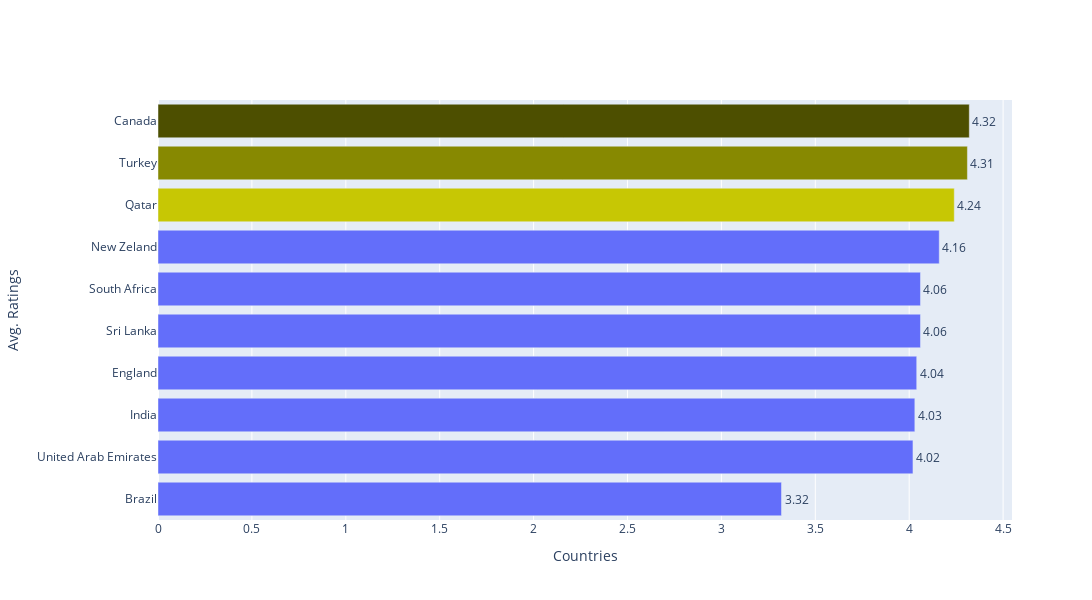

The code cell stored with this chart in its notebook:
### Markdown cell above
## 4. Top 10 países com maiores notas

### Code cell
avg_rating = np.round(df.loc[:,['aggregate_rating', 'country']].groupby('country').mean().sort_values('aggregate_rating', ascending=True).reset_index(), 2).head(10)
avg_votes = df.loc[:,['votes', 'country']].groupby('country').mean().sort_values('votes', ascending=False).reset_index()

colors1 = ['#636efa'] * 7 + ['#c7c704', '#878901', '#4d4f00'] 

fig = go.Figure()

fig.add_trace(go.Bar(name='top_best_rating', 
                     x= avg_rating['aggregate_rating'], 
                     y= avg_rating['country'],
                     orientation= 'h',
                     marker_color = colors1))

fig.update_layout(autosize = False, width= 1200, height= 600)
fig.update_yaxes(automargin= True)
fig.update_layout(xaxis_title= 'Countries', yaxis_title= 'Avg. Ratings')
fig.update_traces(text= avg_rating['aggregate_rating'])
fig.update_traces(textposition = 'outside')

fig.show()

### Figure 1 — Plotly figure (JSON) as saved in the notebook; plotly's stock layout.template omitted (floating-point values rounded to 4 significant figures)
{"data": [{"marker": {"color": ["#636efa", "#636efa", "#636efa", "#636efa", "#636efa", "#636efa", "#636efa", "#c7c704", "#878901", "#4d4f00"]}, "name": "top_best_rating", "orientation": "h", "text": [3.32, 4.02, 4.03, 4.04, 4.06, 4.06, 4.16, 4.24, 4.31, 4.32], "textposition": "outside", "type": "bar", "x": [3.32, 4.02, 4.03, 4.04, 4.06, 4.06, 4.16, 4.24, 4.31, 4.32], "y": ["Brazil", "United Arab Emirates", "India", "England", "Sri Lanka", "South Africa", "New Zeland", "Qatar", "Turkey", "Canada"]}], "layout": {"autosize": false, "height": 600, "width": 1200, "xaxis": {"title": {"text": "Countries"}}, "yaxis": {"automargin": true, "title": {"text": "Avg. Ratings"}}}}
